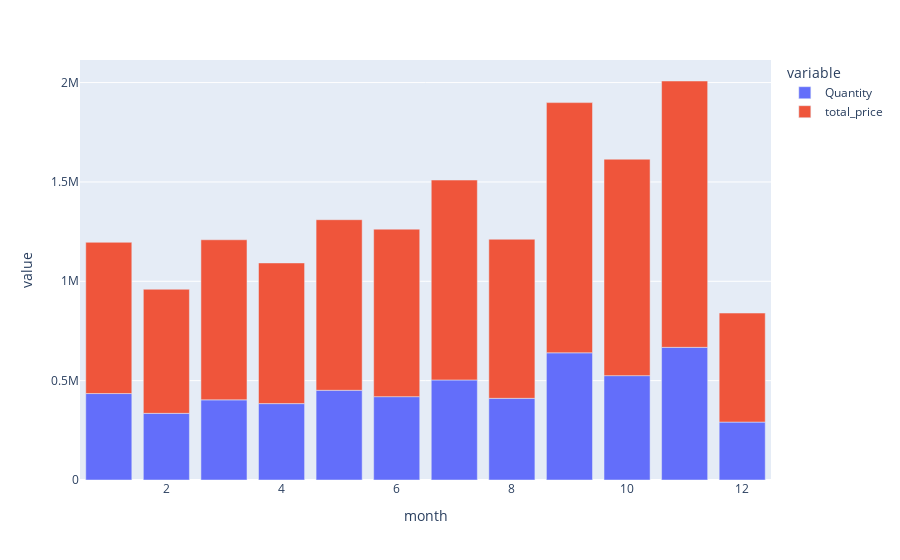

Here is the notebook cell this chart was saved with:
### Markdown cell above
### Month

### Code cell
month = pd.pivot_table(dfp, values=['Quantity', 'total_price'], index=['month'],
                    aggfunc={'Quantity': sum,
                             'total_price': sum})
fig = px.bar(month, y=['Quantity', 'total_price'])
fig.show()

### Figure 1 — Plotly figure (JSON) as saved in the notebook; plotly's stock layout.template omitted (floating-point values rounded to 4 significant figures)
{"data": [{"alignmentgroup": "True", "hovertemplate": "variable=Quantity<br>month=%{x}<br>value=%{y}<extra></extra>", "legendgroup": "Quantity", "marker": {"color": "#636efa", "pattern": {"shape": ""}}, "name": "Quantity", "offsetgroup": "Quantity", "orientation": "v", "showlegend": true, "textposition": "auto", "type": "bar", "x": [1, 2, 3, 4, 5, 6, 7, 8, 9, 10, 11, 12], "xaxis": "x", "y": [435055, 335396, 403301, 384396, 451438, 419417, 503357, 410940, 640123, 525185, 667538, 291487], "yaxis": "y"}, {"alignmentgroup": "True", "hovertemplate": "variable=total_price<br>month=%{x}<br>value=%{y}<extra></extra>", "legendgroup": "total_price", "marker": {"color": "#EF553B", "pattern": {"shape": ""}}, "name": "total_price", "offsetgroup": "total_price", "orientation": "v", "showlegend": true, "textposition": "auto", "type": "bar", "x": [1, 2, 3, 4, 5, 6, 7, 8, 9, 10, 11, 12], "xaxis": "x", "y": [761200.0, 624500.0, 805600.0, 708000.0, 858500.0, 842900.0, 1006000.0, 800600.0, 1259000.0, 1089000.0, 1340000.0, 548700.0], "yaxis": "y"}], "layout": {"barmode": "relative", "legend": {"title": {"text": "variable"}, "tracegroupgap": 0}, "margin": {"t": 60}, "xaxis": {"anchor": "y", "domain": [0, 1], "title": {"text": "month"}}, "yaxis": {"anchor": "x", "domain": [0, 1], "title": {"text": "value"}}}}
